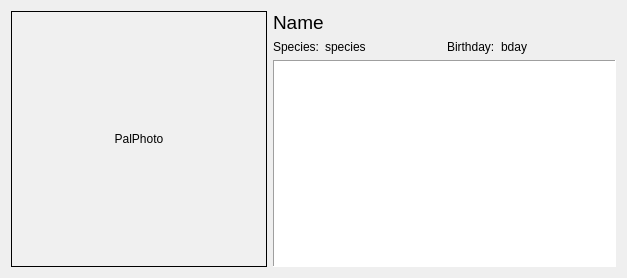
<?xml version="1.0" encoding="UTF-8"?>
<ui version="4.0">
 <class>PalShowcase</class>
 <widget class="QWidget" name="PalShowcase">
  <property name="geometry">
   <rect>
    <x>0</x>
    <y>0</y>
    <width>627</width>
    <height>274</height>
   </rect>
  </property>
  <property name="windowTitle">
   <string>Form</string>
  </property>
  <layout class="QHBoxLayout" name="horizontalLayout">
   <item>
    <widget class="QLabel" name="photo">
     <property name="sizePolicy">
      <sizepolicy hsizetype="Fixed" vsizetype="Fixed">
       <horstretch>0</horstretch>
       <verstretch>0</verstretch>
      </sizepolicy>
     </property>
     <property name="minimumSize">
      <size>
       <width>256</width>
       <height>256</height>
      </size>
     </property>
     <property name="palette">
      <palette>
       <active>
        <colorrole role="Window">
         <brush brushstyle="SolidPattern">
          <color alpha="255">
           <red>255</red>
           <green>255</green>
           <blue>255</blue>
          </color>
         </brush>
        </colorrole>
       </active>
       <inactive>
        <colorrole role="Window">
         <brush brushstyle="SolidPattern">
          <color alpha="255">
           <red>240</red>
           <green>240</green>
           <blue>240</blue>
          </color>
         </brush>
        </colorrole>
       </inactive>
       <disabled>
        <colorrole role="Window">
         <brush brushstyle="SolidPattern">
          <color alpha="255">
           <red>255</red>
           <green>255</green>
           <blue>255</blue>
          </color>
         </brush>
        </colorrole>
       </disabled>
      </palette>
     </property>
     <property name="autoFillBackground">
      <bool>true</bool>
     </property>
     <property name="frameShape">
      <enum>QFrame::Box</enum>
     </property>
     <property name="text">
      <string>PalPhoto</string>
     </property>
     <property name="scaledContents">
      <bool>true</bool>
     </property>
     <property name="alignment">
      <set>Qt::AlignCenter</set>
     </property>
    </widget>
   </item>
   <item>
    <layout class="QVBoxLayout" name="verticalLayout">
     <item>
      <widget class="QLabel" name="name">
       <property name="sizePolicy">
        <sizepolicy hsizetype="Expanding" vsizetype="Fixed">
         <horstretch>0</horstretch>
         <verstretch>0</verstretch>
        </sizepolicy>
       </property>
       <property name="font">
        <font>
         <pointsize>14</pointsize>
        </font>
       </property>
       <property name="text">
        <string>Name</string>
       </property>
      </widget>
     </item>
     <item>
      <layout class="QHBoxLayout" name="horizontalLayout_2">
       <property name="topMargin">
        <number>0</number>
       </property>
       <item>
        <widget class="QLabel" name="label_3">
         <property name="sizePolicy">
          <sizepolicy hsizetype="Fixed" vsizetype="Preferred">
           <horstretch>0</horstretch>
           <verstretch>0</verstretch>
          </sizepolicy>
         </property>
         <property name="text">
          <string>Species:</string>
         </property>
        </widget>
       </item>
       <item>
        <widget class="QLabel" name="species">
         <property name="sizePolicy">
          <sizepolicy hsizetype="Expanding" vsizetype="Preferred">
           <horstretch>0</horstretch>
           <verstretch>0</verstretch>
          </sizepolicy>
         </property>
         <property name="text">
          <string>species</string>
         </property>
        </widget>
       </item>
       <item>
        <widget class="QLabel" name="label_4">
         <property name="sizePolicy">
          <sizepolicy hsizetype="Fixed" vsizetype="Preferred">
           <horstretch>0</horstretch>
           <verstretch>0</verstretch>
          </sizepolicy>
         </property>
         <property name="text">
          <string>Birthday:</string>
         </property>
        </widget>
       </item>
       <item>
        <widget class="QLabel" name="bday">
         <property name="sizePolicy">
          <sizepolicy hsizetype="Expanding" vsizetype="Preferred">
           <horstretch>0</horstretch>
           <verstretch>0</verstretch>
          </sizepolicy>
         </property>
         <property name="text">
          <string>bday</string>
         </property>
        </widget>
       </item>
      </layout>
     </item>
     <item>
      <widget class="QTextEdit" name="bio">
       <property name="frameShape">
        <enum>QFrame::Panel</enum>
       </property>
       <property name="readOnly">
        <bool>true</bool>
       </property>
      </widget>
     </item>
    </layout>
   </item>
  </layout>
 </widget>
 <resources/>
 <connections/>
</ui>
